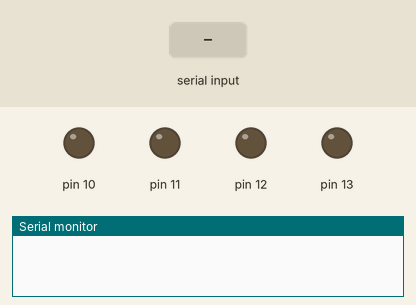
Recording of a sketch running on a simulated Arduino Uno, built with avr-gcc and run on an emulated ATmega328P. On the bench: output pins drawn as LEDs (lit = HIGH), the last lines printed to the serial monitor. The inputs (shaded band) are chosen by the test bench.

Above: at 1.2 s.
1.3 s: "A" received over Serial
At 1.8 s:
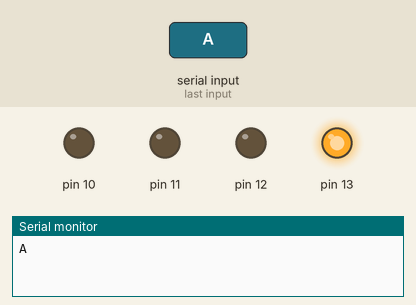
2.8 s: "B" received over Serial
At 4.0 s:
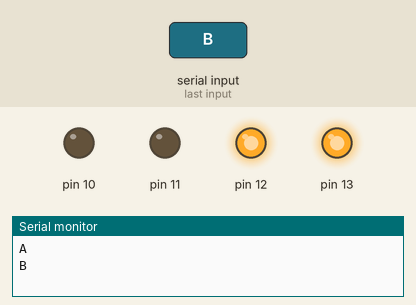
4.3 s: "a" received over Serial
At 5.3 s:
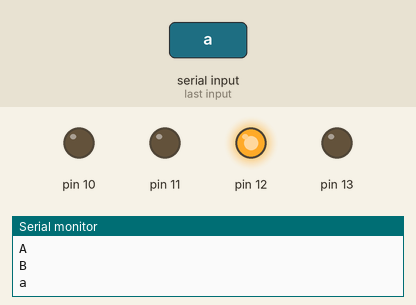
5.8 s: "C" received over Serial
At 6.4 s:
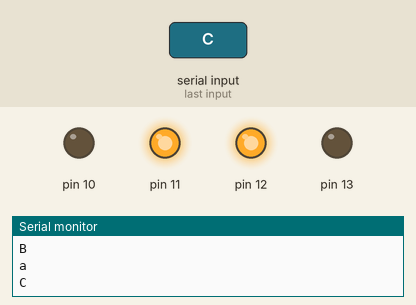
7.3 s: "b" received over Serial
At 8.5 s:
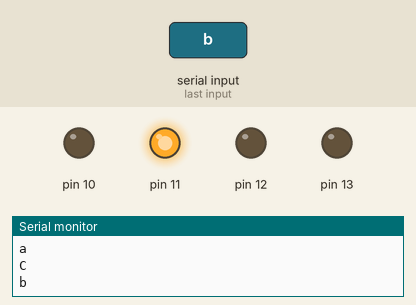
8.8 s: "D" received over Serial
At 9.9 s:
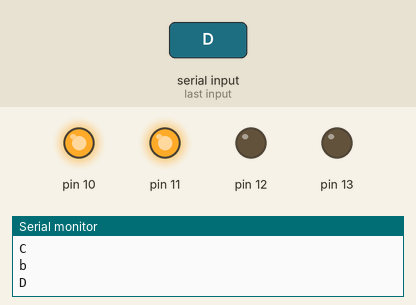
Timing chart, 0 to 11.3 s (numbered marks = the images above; inputs shaded):
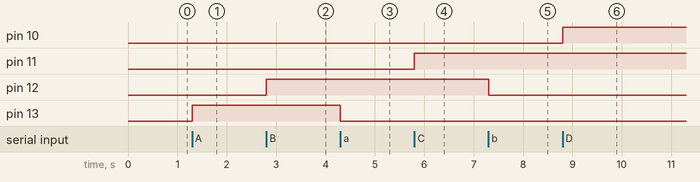

The sketch:

4led_-___.ino
```cpp
void setup()
{
     Serial.begin(9600);
     pinMode(13, OUTPUT);
     pinMode(12, OUTPUT);
     pinMode(11, OUTPUT);
     pinMode(10, OUTPUT);
}

void loop()
{
    while(Serial.available()){
        char c = Serial.read();
        Serial.println(c);
//灯1
        if (c == 'A') {
            //Serial.println("BLE get char A.");
            //关
            digitalWrite(13, HIGH);
        }
        if (c == 'a') {

            //开
            digitalWrite(13, LOW);
        }

        //灯2
        if (c == 'B') {

            //关
            digitalWrite(12, HIGH);
        }
        if (c == 'b') {

            //开
            digitalWrite(12, LOW);
        }
        //灯3
        if (c == 'C') {

            //关
            digitalWrite(11, HIGH);
        }
        if (c == 'c') {

            //开
            digitalWrite(11, LOW);
        }
     //灯4
        if (c == 'D') {

            //关
            digitalWrite(10, HIGH);
        }
        if (c == 'd') {

            //开
            digitalWrite(10, LOW);
        }
    }
}
```

Measured:
- after the input at 1.3 s, pin 13: LOW → HIGH at once
- after the input at 2.8 s, pin 12: LOW → HIGH at once
- after the input at 4.3 s, pin 13: HIGH → LOW at once
- after the input at 5.8 s, pin 11: LOW → HIGH at once
- after the input at 7.3 s, pin 12: HIGH → LOW at once
- after the input at 8.8 s, pin 10: LOW → HIGH at once
